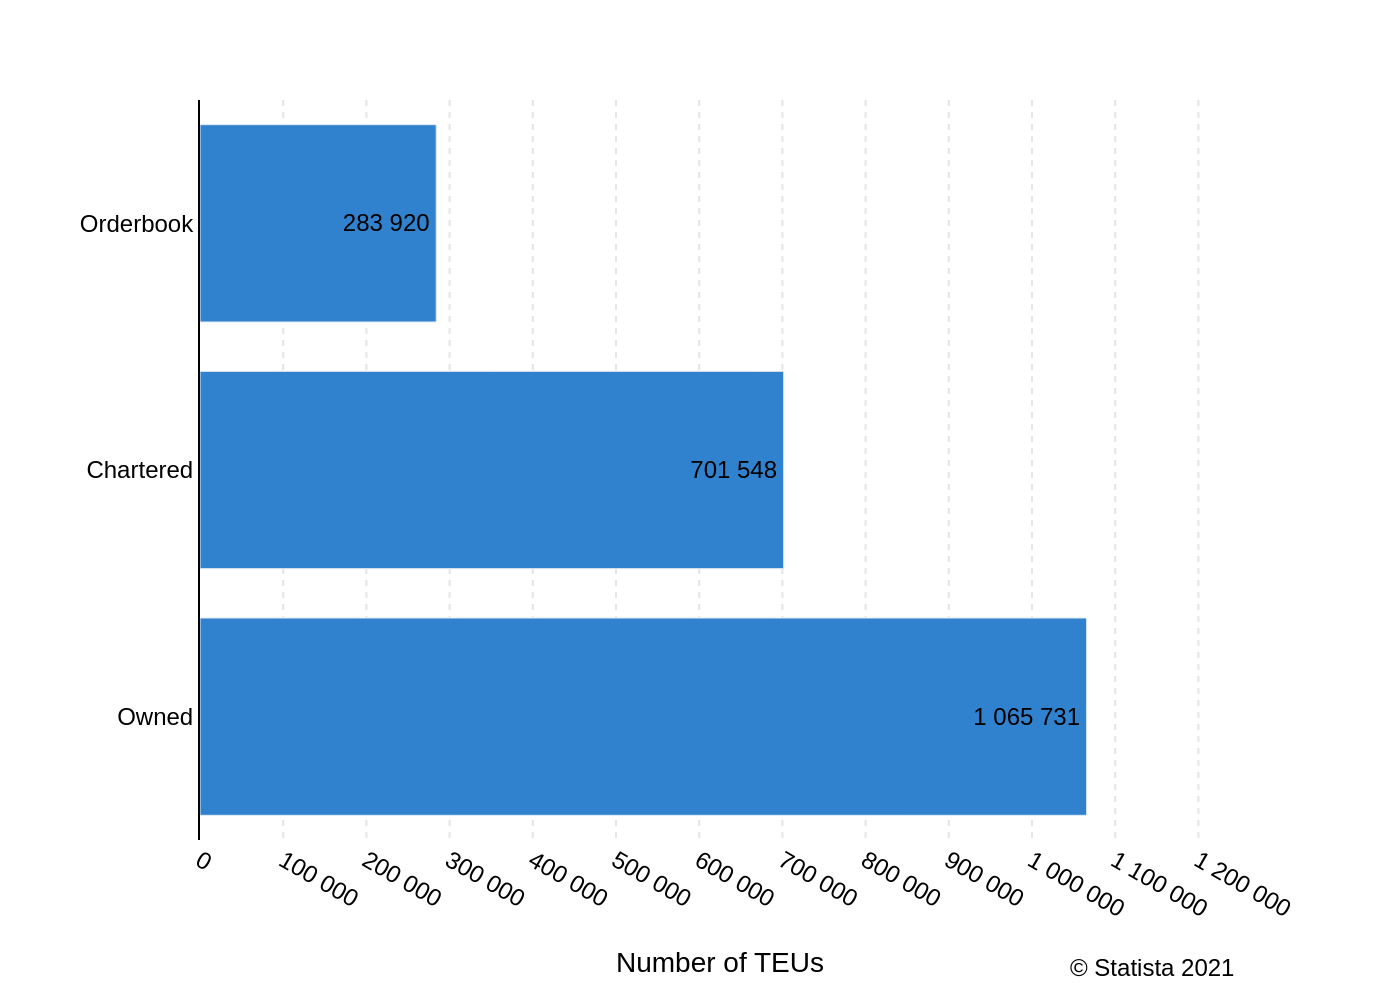

Here is the Python script that generated this plot:
import sys
import json
import plotly.graph_objects as go
from pathlib import Path

# Check for command-line argument
if len(sys.argv) != 2:
    print("Usage: python create_chart.py <json_file_path>")
    sys.exit(1)

# Get the JSON file path from command-line argument
json_filepath = Path(sys.argv[1])

# Read the JSON data
try:
    with open(json_filepath, 'r', encoding='utf-8') as f:
        chart_data = json.load(f)
except FileNotFoundError:
    print(f"Error: JSON file not found at {json_filepath}")
    sys.exit(1)
except json.JSONDecodeError:
    print(f"Error: Invalid JSON format in {json_filepath}")
    sys.exit(1)

# Extract data and texts from the JSON object
data = chart_data.get('chart_data', [])
texts = chart_data.get('texts', {})
colors = chart_data.get('colors', [])

# Prepare data for Plotly
categories = [item['category'] for item in data]
values = [item['value'] for item in data]

# Create the figure
fig = go.Figure()

# Add the bar trace
fig.add_trace(go.Bar(
    y=categories,
    x=values,
    orientation='h',
    marker_color=colors[0] if colors else None,
    text=[f'{v:,}'.replace(',', ' ') for v in values],
    textposition='auto',
    insidetextanchor='end',
    textfont=dict(
        family="Arial",
        size=12,
        color='black'
    )
))

# Update layout
fig.update_layout(
    font=dict(
        family="Arial",
        size=12,
        color="black"
    ),
    plot_bgcolor='white',
    xaxis=dict(
        title=texts.get('x_axis_title'),
        showgrid=True,
        gridcolor='#E5E5E5',
        griddash='dot',
        zeroline=False,
        showline=False,
        tickvals=[i * 100000 for i in range(13)],
        ticktext=[f'{i * 100000:,}'.replace(',', ' ') for i in range(13)],
        range=[0, 1250000]
    ),
    yaxis=dict(
        title=texts.get('y_axis_title'),
        showline=True,
        linecolor='black',
        linewidth=1,
        autorange="reversed" # This ensures the first category in the list is at the top
    ),
    margin=dict(l=100, r=80, t=50, b=80),
    showlegend=False
)

# Add source annotation
if texts.get('source'):
    fig.add_annotation(
        text=texts['source'],
        align='left',
        showarrow=False,
        xref='paper',
        yref='paper',
        x=1.0,
        y=-0.15,
        xanchor='right',
        yanchor='top'
    )

# Define output filename and save the image
output_filename = json_filepath.with_suffix('.png')
fig.write_image(output_filename, scale=2)

print(f"Chart saved to {output_filename}")
